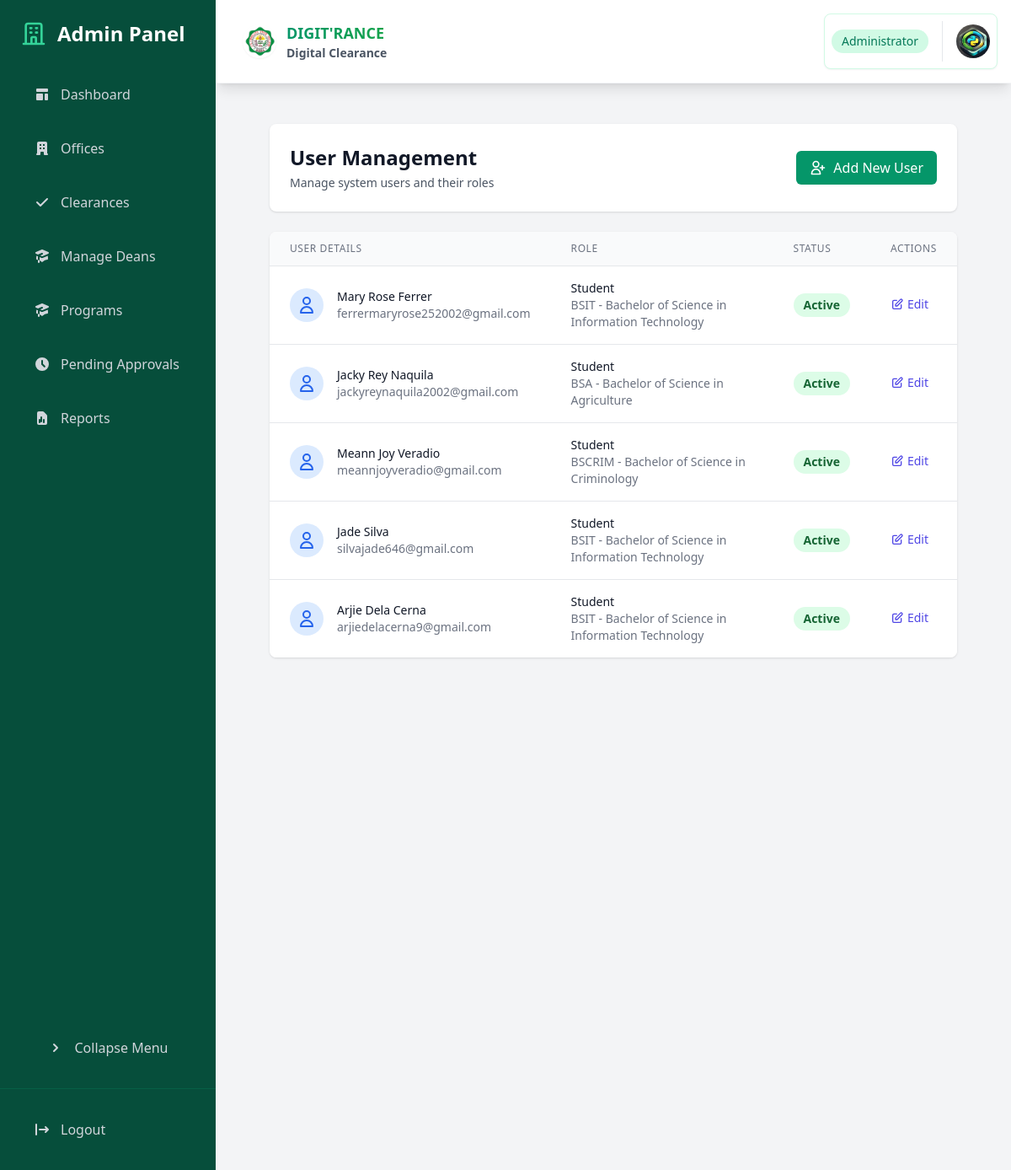
The page /dashboard/admin/users/ (signed in) on the database its author committed.
### core/models.py (models this page shows, shortened)
class Student(models.Model):
    user = models.OneToOneField(User, on_delete=models.CASCADE)
    student_id = models.CharField(max_length=20, unique=True)
    course = models.ForeignKey(Course, on_delete=models.PROTECT)
    program_chair = models.ForeignKey('ProgramChair', on_delete=models.SET_NULL, null=True, blank=True)
    dormitory_owner = models.ForeignKey('Staff', on_delete=models.SET_NULL, null=True, blank=True, related_name='dormitory_students')
    year_level = models.IntegerField()
    contact_number = models.CharField(max_length=20, blank=True, null=True)
    is_boarder = models.BooleanField(default=False)
    boarder_since = models.DateTimeField(verbose_name="Date Started as a Boarder", null=True, blank=True)
    created_at = models.DateTimeField(auto_now_add=True)
    is_approved = models.BooleanField(default=False)
    rejection_reason = models.TextField(blank=True, null=True)
    profile_picture = models.ImageField(upload_to='student_profiles/', null=True, blank=True)

class Course(models.Model):
    code = models.CharField(max_length=10, unique=True)
    name = models.CharField(max_length=100)
    dean = models.ForeignKey(Dean, on_delete=models.PROTECT, related_name='courses')
    is_active = models.BooleanField(default=True)
    created_at = models.DateTimeField(auto_now_add=True)
    updated_at = models.DateTimeField(auto_now=True)
    class Meta:
        ordering = ['code']
    def __str__(self):
        return f"{self.code} - {self.name}"

### core/views.py (the view)
# urls.py: path('dashboard/admin/users/', views.admin_users, name='admin_users'),
@login_required
@user_passes_test(lambda u: u.is_superuser)
def admin_users(request):
    return render(request, 'admin/users.html', {
        'students': Student.objects.select_related('user', 'course').all(),
        'staff': Staff.objects.select_related('user', 'office').all(),
        'program_chairs': ProgramChair.objects.select_related('user').all(),
    })

### core/models.py (called while the page is built)
    def get_profile_picture_url(self):
        return self.profile_picture.url if self.profile_picture else static('img/default-profile.png')

### templates/admin/users.html (shortened to what this page needs)
{% extends 'admin/base_admin.html' %}
{% block admin_content %}
<div class="space-y-6">
    <div class="bg-white shadow rounded-lg p-6">
        <div class="flex justify-between items-center">
            <div>
                <h2 class="text-2xl font-bold text-gray-900">User Management</h2>
                <p class="text-sm text-gray-600 mt-1">Manage system users and their roles</p>
            </div>
            <a href="{% url 'create_user' %}"
               class="inline-flex items-center px-4 py-2 bg-emerald-600 text-white rounded-md hover:bg-emerald-700 transition-colors duration-200 transform hover:scale-105">
                <svg class="w-5 h-5 mr-2" fill="none" stroke="currentColor" viewBox="0 0 24 24">
                    <path stroke-linecap="round" stroke-linejoin="round" stroke-width="2" d="M18 9v3m0 0v3m0-3h3m-3 0h-3m-2-5a4 4 0 11-8 0 4 4 0 018 0zM3 20a6 6 0 0112 0v1H3v-1z"/>
                </svg>
                Add New User
            </a>
        </div>
    </div>
    <div class="bg-white shadow rounded-lg overflow-hidden">
        <div class="overflow-x-auto">
            <table class="min-w-full divide-y divide-gray-200">
                <thead class="bg-gray-50">
                    <tr>
                        <th scope="col" class="px-6 py-3 text-left text-xs font-medium text-gray-500 uppercase tracking-wider">
                            User Details
                        </th>
                        <th scope="col" class="px-6 py-3 text-left text-xs font-medium text-gray-500 uppercase tracking-wider">
                            Role
                        </th>
                        <th scope="col" class="px-6 py-3 text-left text-xs font-medium text-gray-500 uppercase tracking-wider">
                            Status
                        </th>
                        <th scope="col" class="px-6 py-3 text-left text-xs font-medium text-gray-500 uppercase tracking-wider">
                            Actions
                        </th>
                    </tr>
                </thead>
                <tbody class="bg-white divide-y divide-gray-200">
                    {% for student in students %}
                    <tr class="hover:bg-gray-50 transition-colors duration-200">
                        <td class="px-6 py-4">
                            <div class="flex items-center">
                                <div class="flex-shrink-0 h-10 w-10 bg-blue-100 rounded-full flex items-center justify-center">
                                    <svg class="h-6 w-6 text-blue-600" fill="none" stroke="currentColor" viewBox="0 0 24 24">
                                        <path stroke-linecap="round" stroke-linejoin="round" stroke-width="2" d="M16 7a4 4 0 11-8 0 4 4 0 018 0zM12 14a7 7 0 00-7 7h14a7 7 0 00-7-7z"/>
                                    </svg>
                                </div>
                                <div class="ml-4">
                                    <div class="text-sm font-medium text-gray-900">{{ student.user.get_full_name }}</div>
                                    <div class="text-sm text-gray-500">{{ student.user.email }}</div>
                                </div>
                            </div>
                        </td>
                        <td class="px-6 py-4">
                            <div class="text-sm text-gray-900">Student</div>
                            <div class="text-sm text-gray-500">{{ student.course }}</div>
                        </td>
                        <td class="px-6 py-4">
                            <span class="px-3 py-1 inline-flex text-sm leading-5 font-semibold rounded-full {% if student.user.is_active %}bg-green-100 text-green-800{% else %}bg-red-100 text-red-800{% endif %}">
                                {{ student.user.is_active|yesno:"Active,Inactive" }}
                            </span>
                        </td>
                        <td class="px-6 py-4 text-sm font-medium space-x-3">
                            <a href="#" class="text-indigo-600 hover:text-indigo-900 inline-flex items-center">
                                <svg class="w-4 h-4 mr-1" fill="none" stroke="currentColor" viewBox="0 0 24 24">
                                    <path stroke-linecap="round" stroke-linejoin="round" stroke-width="2" d="M11 5H6a2 2 0 00-2 2v11a2 2 0 002 2h11a2 2 0 002-2v-5m-1.414-9.414a2 2 0 112.828 2.828L11.828 15H9v-2.828l8.586-8.586z"/>
                                </svg>
                                Edit
                            </a>
                        </td>
                    </tr>
                    {% endfor %}
                </tbody>
            </table>
        </div>
    </div>
</div>
{% endblock %}

### rows shown on the page
Student: user.get_full_name "Mary Rose Ferrer", user.email "ferrermaryrose252002@gmail.com", course "BSIT - Bachelor of Science in Information Technology", user.is_active "Active"
Student: user.get_full_name "Jacky Rey Naquila", user.email "jackyreynaquila2002@gmail.com", course "BSA - Bachelor of Science in Agriculture", user.is_active "Active"
Student: user.get_full_name "Meann Joy Veradio", user.email "meannjoyveradio@gmail.com", course "BSCRIM - Bachelor of Science in Criminology", user.is_active "Active"
Student: user.get_full_name "Jade Silva", user.email "silvajade646@gmail.com", course "BSIT - Bachelor of Science in Information Technology", user.is_active "Active"
Student: user.get_full_name "Arjie Dela Cerna", user.email "arjiedelacerna9@gmail.com", course "BSIT - Bachelor of Science in Information Technology", user.is_active "Active"
